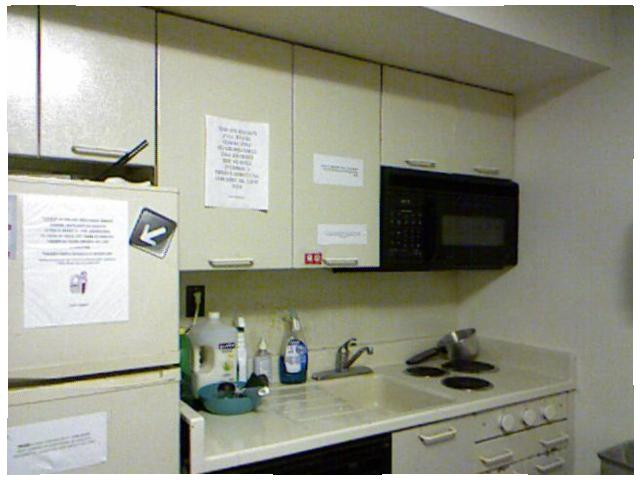
#> input picture test/images/1.jpg, 640 x 480 px; its folder holds 4 pictures in this run
$ python create_hdf5.py
#> lines starting #> are read from the running program, lines starting #| are printed output that depends on the picture
# -*- coding: utf-8 -*-
import h5py
import numpy as np
from PIL import Image

f=h5py.File("nyu_test.h5", "w")

images = []
depths = []
labels = []

for i in range(1,6):
    image = Image.open('images/'+str(i)+'.jpg')
#> image is the input picture: PIL image 640x480 RGB; mean R, G, B 149.2, 150.5, 135.6
    image = image.resize((320, 240))
#> image: PIL image 320x240 RGB
    r,g,b = image.split()
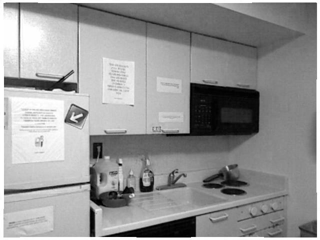
#> r: PIL image 320x240 L; min 0, max 255, mean 149.1
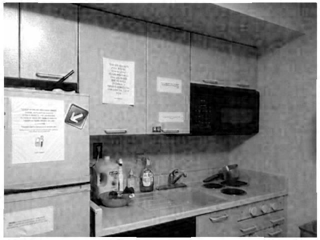
#> b: PIL image 320x240 L; min 0, max 255, mean 135.6
    r = np.array(r)
    g = np.array(g)
    b = np.array(b)
    image = np.array([r,g,b])
    images.append(image)

    depth = Image.open('depths/'+str(i)+'.png')
    depth = depth.resize((320, 240))
    depth = np.array(depth)
    depth = np.array([depth])
    depths.append(depth)


    label = Image.open('labels/'+str(i)+'.png')
    label = label.resize((320, 240))
    label = np.asarray(label)
    labels.append(label)
#> pass 2 of the loop `for i in range(1,6):`:
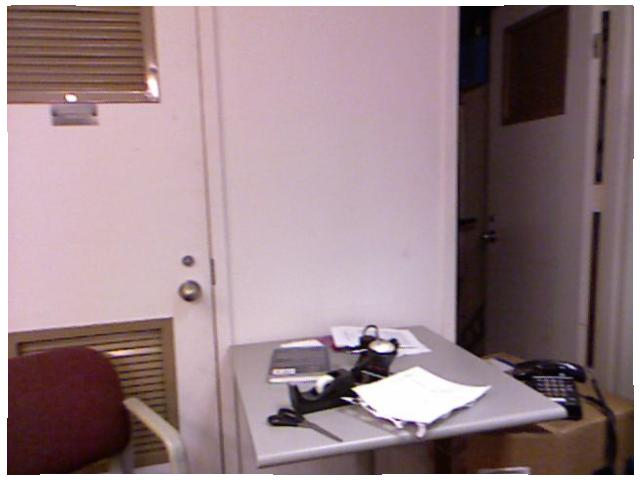
#> input picture test/images/2.jpg, 640 x 480 px
#> image is the input picture: PIL image 640x480 RGB; mean R, G, B 152.6, 130.1, 135.5
#> image: PIL image 320x240 RGB
#> `r,g,b = image.split()`:
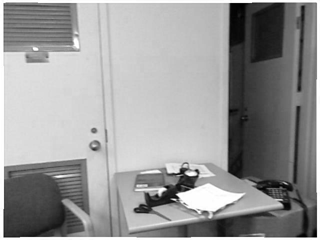
#> r: PIL image 320x240 L; min 0, max 255, mean 152.6
#> `r,g,b = image.split()`:
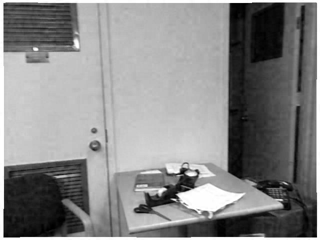
#> b: PIL image 320x240 L; min 0, max 255, mean 135.4
#> pass 3 of the loop `for i in range(1,6):`:
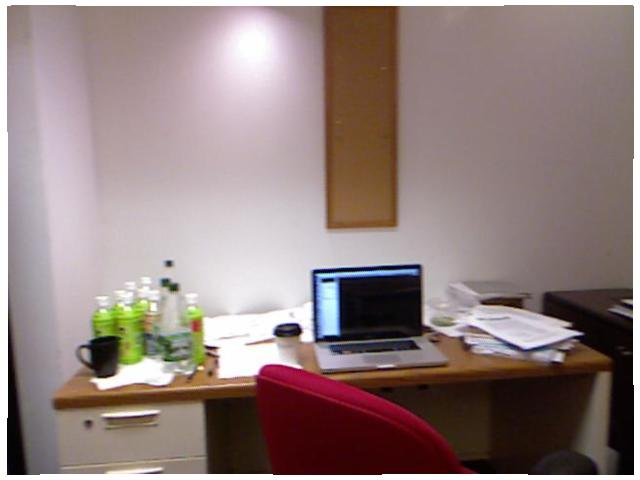
#> input picture test/images/3.jpg, 640 x 480 px
#> image is the input picture: PIL image 640x480 RGB; mean R, G, B 146.7, 129.2, 127.2
#> image: PIL image 320x240 RGB
#> `r,g,b = image.split()`:
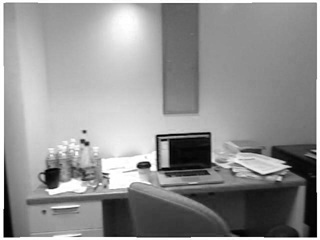
#> r: PIL image 320x240 L; min 0, max 255, mean 146.7
#> `r,g,b = image.split()`:
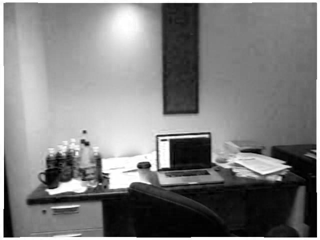
#> b: PIL image 320x240 L; min 0, max 255, mean 127.2
#> (the run stopped early here; a loop or call above may not have finished)
